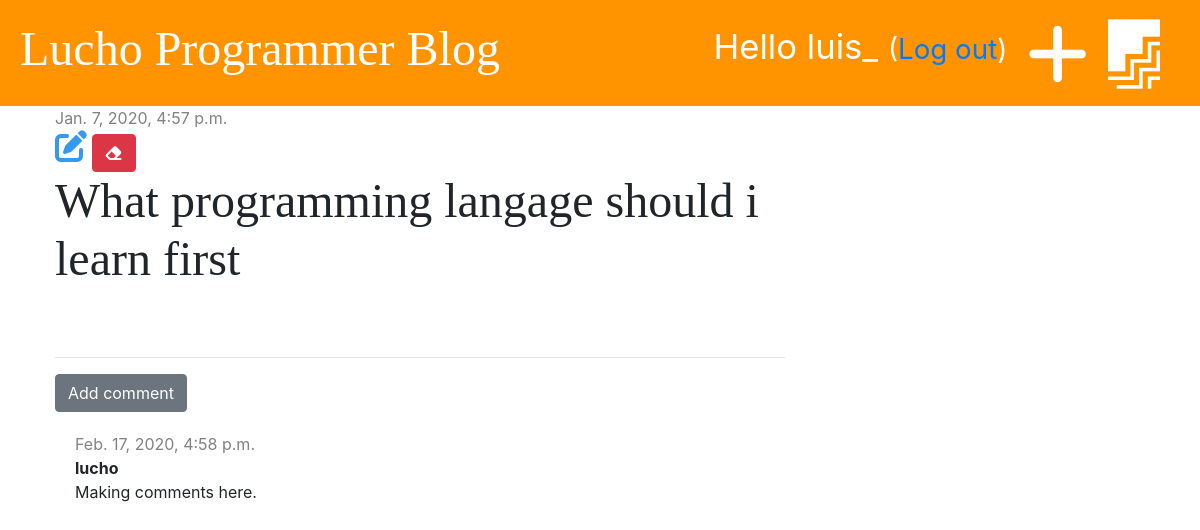
The app's page /post/1/ (signed in) with its own data.
### blog/models.py (models this page shows, shortened)
class Post(models.Model):
    author = models.ForeignKey('auth.User', on_delete=models.CASCADE)
    title = models.CharField(max_length=200)
    text = models.TextField()
    created_date = models.DateTimeField(default=timezone.now)
    published_date = models.DateTimeField(blank=True, null=True)

class Comment(models.Model):
    post = models.ForeignKey('blog.Post', on_delete=models.CASCADE, related_name='comments')
    author = models.CharField(max_length=200)
    text = models.TextField()
    created_date = models.DateTimeField(default=timezone.now)
    approved = models.BooleanField(default=False)

### blog/views.py (the view)
# urls.py: path('post/<int:pk>/', views.post_detail, name='post_detail'),
def post_detail(request, pk):
    post = get_object_or_404(Post, pk=pk)
    stuff_for_frontend = {'post': post}
    return render(request, 'blog/post_detail.html', stuff_for_frontend)

### blog/templatetags/markdownify.py (called while the page is built)
@register.filter
def markdown(value):
    renderer = HighlightRenderer()
    markdown = mistune.Markdown(renderer=renderer)
    return markdown(value)

### blog/templates/blog/post_detail.html (shortened to what this page needs)
{% extends 'blog/base.html' %}
{% load markdownify %}
{% block content %}
    <div class="post">
        {% if post.published_date %}
            <div class="date">
                {{ post.published_date }}
            </div>
        {% else %}
            <a href="{% url 'post_publish' pk=post.pk %}" class="btn btn-primary">Publish</a>
        {% endif %}
        {% if user.is_authenticated %}
            <a href="{% url 'post_edit' pk=post.pk %}"><i class="fas fa-edit fa-2x" style="color: #339af0"></i></a>
        {% endif %}
        <a href="{% url 'post_delete' pk=post.pk %}" class="btn btn-danger"
           onclick="return confirm('Are tou sure you want to delet this post?')">
            <i class="fas fa-eraser fa-fa-2x"></i>
        </a>
        <h1>{{ post.title }}</h1>
    </div>
    <hr>
    <a href="{% url 'add_comment_to_post' pk=post.pk %}" class="btn btn-secondary">Add comment</a>
    {% for comment in post.comments.all %}
        {% if user.is_authenticated or comment.approved %}
            <div class="comment">
                <div class="date">
                    {{ comment.created_date }}
                </div>
                <strong>{{ comment.author }}</strong>
                <p>{{ comment.text }}</p>
            </div>
        {% endif %}
    {% empty %}
        <p>No comments yet...</p>
    {% endfor %}
{% endblock %}

### blog/templates/blog/base.html (shortened to what this page needs)
{% load static %}
<!DOCTYPE html>
<html lang="en">
<head>
    <link rel="stylesheet" href="https://stackpath.bootstrapcdn.com/bootstrap/4.3.1/css/bootstrap.min.css">
    <link rel="stylesheet" href="{% static 'css/blog.css' %}">
    <link rel="stylesheet" href="{% static 'css/zenburn.css' %}">
</head>
<body>
    <div class="page-header">
        {% if user.is_authenticated %}
            <a href="{% url 'post_draft_list' %}" class="top-menu"><i class="fab fa-firstdraft fa-2x" style="color: white;"></i></a>
            <a href="{% url 'post_new' %}" class="top-menu"><i class="fa fa-plus fa-2x" style="color: white;"></i></a>
            <p class="top-menu">Hello {{ user.username }} <small>(<a href="{% url 'logout' %}">Log out</a>)</small></p>
        {% else %}
            <a href="{% url 'login' %}" class="top-menu"><i class="fas fa-sign-in-alt fa-2x"></i></a>
        {% endif %}
        <h1><a href="/">Lucho Programmer Blog</a></h1>
    </div>
    <div class="content container">
        <div class="row">
            <div class="col-md-8">
            {% block content %}
            {% endblock %}
            </div>
        </div>
    </div>
</body>
</html>

### blog/static/css/blog.css (style rules this page uses)
.page-header { background-color: #ff9400; margin-top: 0; padding: 20px 20px 20px 20px; }
.page-header h1 a { color: #ffffff; font-size: 36pt; text-decoration: none; }
.content { margin-left: 40px; }
h1, h2, h3, h4 { font-family: 'Tangerine', 'Inconsolata', 'Droid Sans', serif; font-size: 48px; }
.date { color: #828282 }
.post { margin-bottom: 70px; }
.top-menu { color: white; float: right; font-size: 26pt; margin-right: 20px; }
.comment { margin: 20px 0px 20px 20px; }

### records on screen
Post: published_date "Jan. 7, 2020, 4:57 p.m.", title "What programming langage should i learn first"
Comment: created_date "Feb. 17, 2020, 4:58 p.m.", author "lucho", text "Making comments here."

### other values on screen
{{ user.username }} "luis_"
